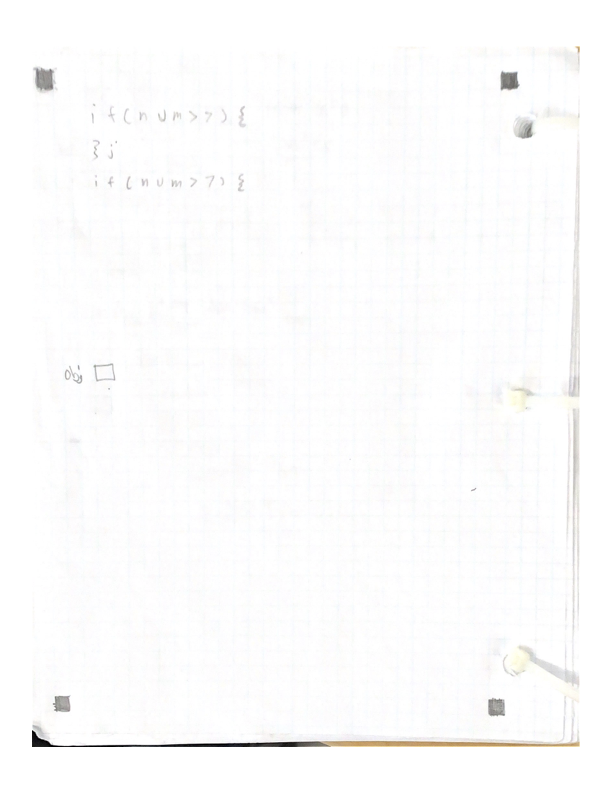
#> input picture handCode1.png, 612 x 792 px
$ python converHulls.py
#> lines starting #> are read from the running program, lines starting #| are printed output that depends on the picture; after the words box and inside, x2 and y2 are one past the last pixel; in counts of white or black regions, pixels touching at a corner belong together
import cv2
import numpy as np
import imutils
from imutils.contours import sort_contours
import matplotlib.pyplot as plt

img = cv2.imread("handCode1.png", cv2.IMREAD_GRAYSCALE)  # read image in grayscale
#> img: shape (792, 612); min 0, max 255, mean 252

plt.imshow(img, cmap='gray')  # show original image
plt.title('Original')
plt.axis('off')
plt.show()

ret, thresh = cv2.threshold(img, 245, 255, cv2.THRESH_BINARY_INV)  # apply threshold
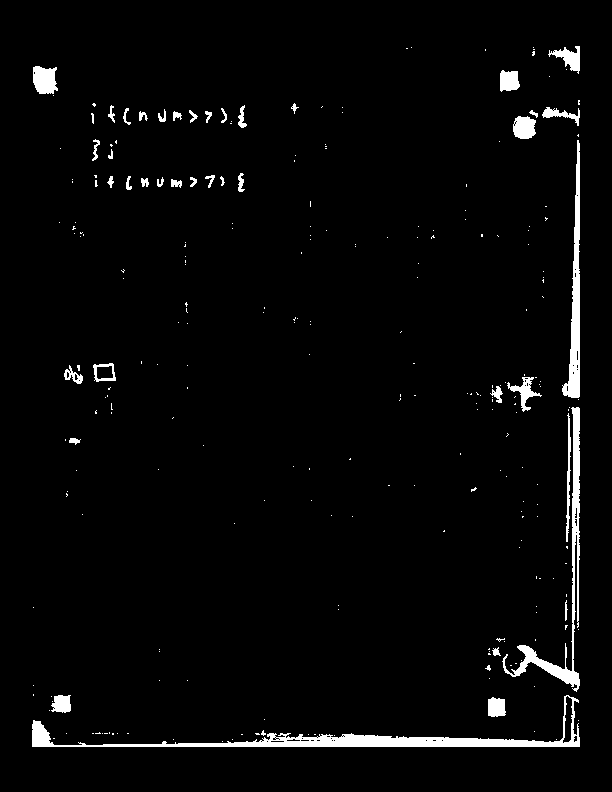
#> thresh: shape (792, 612); 2.9% white; 258 white regions (217 under 20 px)
plt.imshow(thresh, cmap='gray')  # show thresholded image
plt.title('Thresholded')
plt.axis('off')
plt.show()

cnts = cv2.findContours(thresh.copy(), cv2.RETR_EXTERNAL, cv2.CHAIN_APPROX_SIMPLE)
#> cnts = 258 contours, 222 with area under 20; largest, box (x1, y1, x2, y2) and area: (32, 695, 580, 747) 4024, (502, 407, 580, 692) 1903, (562, 140, 580, 398) 1560, (33, 66, 58, 94) 514, (513, 116, 536, 139) 396
cnts = imutils.grab_contours(cnts)
cnts = sort_contours(cnts, method="left-to-right")[0]

# Create a copy of the original image to draw contours on
img_with_contours = cv2.cvtColor(img, cv2.COLOR_GRAY2BGR)
cv2.drawContours(img_with_contours, cnts, -1, (0, 255, 0), 3)
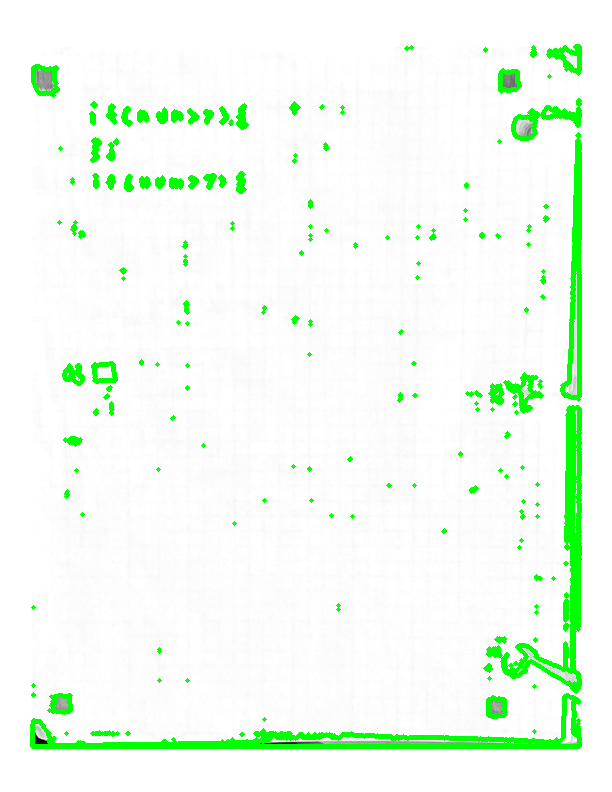
#> img_with_contours: shape (792, 612, 3); mean B, G, R 240.5, 253.1, 240.5

# Draw convex hulls
hulls = []
for c in cnts:
    hull = cv2.convexHull(c)
    hulls.append(hull)
    cv2.drawContours(img_with_contours, [hull], -1, (0, 0, 255), 2)
#> this loop made 258 passes
#> hull on passes 3, 4, 6: [[33, 685]], [[33, 607]], [[49, 710]]
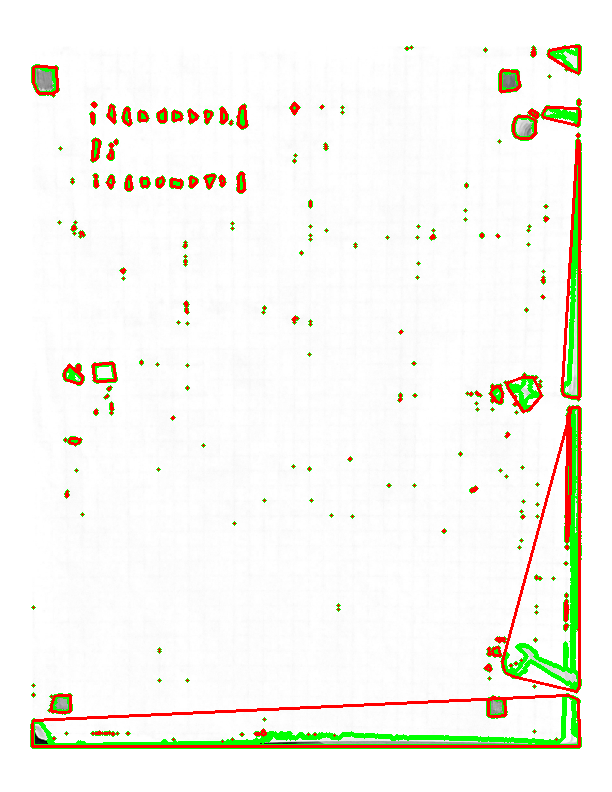
#> img_with_contours: shape (792, 612, 3); 2.97% of pixels changed, all inside (x1, y1, x2, y2) = (31, 45, 581, 748)
#> after the loop, hulls = 258 contours, 218 with area under 20; largest, box (x1, y1, x2, y2) and area: (32, 695, 580, 747) 21162, (502, 407, 580, 692) 12394, (562, 140, 580, 398) 2516, (507, 377, 542, 412) 738, (33, 66, 58, 94) 594

plt.imshow(img_with_contours)
plt.title('Contours with Convex Hulls')
plt.axis('off')
plt.show()

# Get the first convex hull (top left)
first_hull = hulls[0]
#> first_hull = contour of 10 points, box (x1, y1, x2, y2) (32, 695, 580, 747), area 21162

# Find the bounding rectangle of the first convex hull
x, y, w, h = cv2.boundingRect(first_hull)
#> x = 32; y = 695; w = 548; h = 52

# Calculate the dimensions of the grid based on the bounding rectangle
grid_width = w
#> grid_width = 548
grid_height = h
#> grid_height = 52

print("Grid Dimensions:")
print("Width:", grid_width)
#| Width: 548
print("Height:", grid_height)
#| Height: 52
